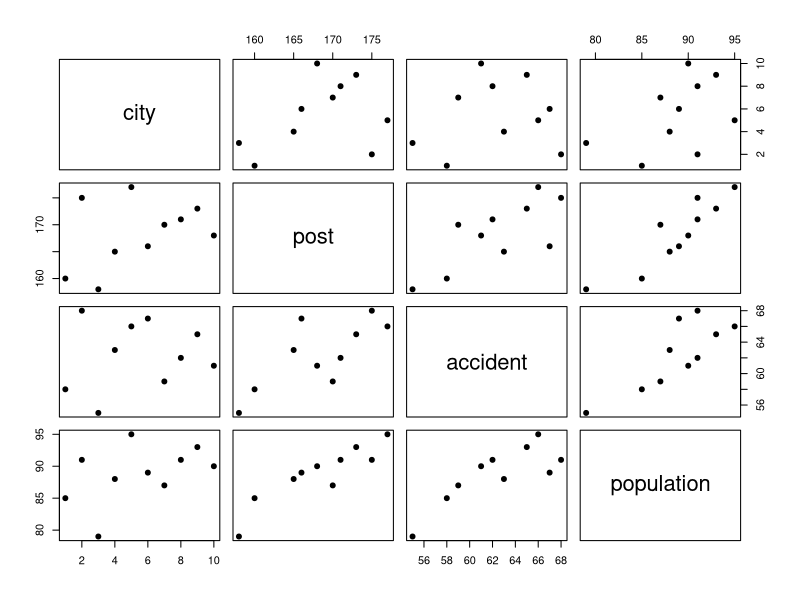

The R source for this figure:
require(psych)

# change working directory
frame_files <- lapply(sys.frames(), function(x) x$ofile)
frame_files <- Filter(Negate(is.null), frame_files)
setwd(dirname(frame_files[[length(frame_files)]]))

data <- read.csv("data/accident.csv")
#     city post accident population
# 1     1  160       58         85
# 2     2  175       68         91
# 3     3  158       55         79
# 4     4  165       63         88
# 5     5  177       66         95
# 6     6  166       67         89
# 7     7  170       59         87
# 8     8  171       62         91
# 9     9  173       65         93
# 10   10  168       61         90

pairs(data, pch = 19)

cor(data[3], data[4])
# population
# accident  0.8132599

cor(data[2], data[3])
# accident
# post 0.7440411

partial.r(data, c(2, 4), 3)
# partial correlations
#            post population
# post       1.00       0.76
# population 0.76       1.00

partial.r(data, c(2, 3), 4)
# partial correlations
#          post accident
# post     1.00     0.04
# accident 0.04     1.00
